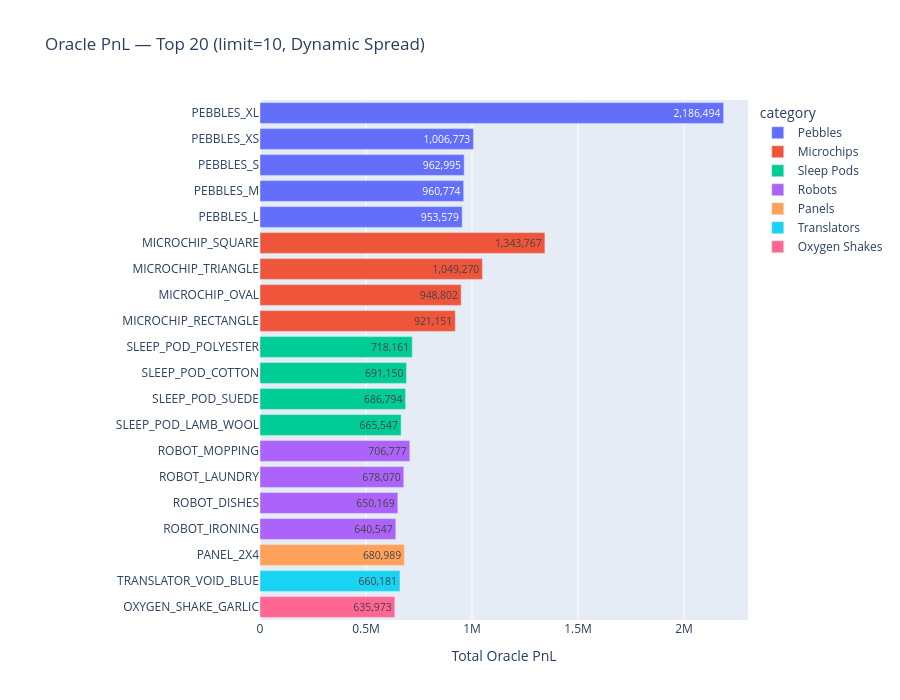

The code cell stored with this chart in its notebook:
### Code cell
# ── Comprehensive Statistical Matrix Suite ───────────────────────────────────

# Dictionary to store all matrix types
market_stats = {
    "returns_corr": {},
    "returns_cov":  {},
    "price_corr":   {},
    "autocorr_lag": {}
}

# 1. Category-Specific Matrices
for category, products in CATEGORIES.items():
    # Pivot for price and returns
    cat_df = df_total[df_total['product'].isin(products)].pivot_table(
        index=['day', 'timestamp'], columns='product', values='mid_price'
    ).sort_index()
    
    cat_returns = cat_df.pct_change().dropna()

    if cat_returns.empty:
        continue

    # Standard Return Matrices (Best for Alpha)
    market_stats["returns_corr"][category] = cat_returns.corr()
    market_stats["returns_cov"][category]  = cat_returns.cov()
    
    # Price Correlation (Best for identifying hard-pegs or co-integration)
    market_stats["price_corr"][category] = cat_df.corr()

    # Autocorrelation Matrix (Diagonal = self-lag, Off-diagonal = Lead/Lag)
    # This shows if Product A's move now predicts Product B's move in 1 tick
    lagged_returns = cat_returns.shift(1)
    cross_autocorr = cat_returns.corrwith(lagged_returns) 
    market_stats["autocorr_lag"][category] = cross_autocorr

# 2. Master Cross-Category Correlation Matrix
# This helps identify if 'Robots' are actually correlated with 'Microchips'
master_pivot = df_total.pivot_table(
    index=['day', 'timestamp'], columns='product', values='mid_price'
).pct_change().dropna()

master_corr = master_pivot.corr()

# ── Visualization: Master Heatmap ─────────────────────────────────────────────
fig_master = px.imshow(
    master_corr,
    title="Master Market Correlation Matrix (All Products)",
    color_continuous_scale='RdBu_r',
    zmin=-1, zmax=1,
    height=1000, width=1000
)
fig_master.update_layout(margin=dict(l=150, r=10, b=150, t=50))
fig_master.show()

# ── Summary Analysis Function ────────────────────────────────────────────────
def get_top_relationships(matrix, n=5):
    """Flattens a matrix to find the strongest non-diagonal relationships."""
    upper_tri = matrix.where(np.triu(np.ones(matrix.shape), k=1).astype(bool))
    flat = upper_tri.unstack().dropna().sort_values(ascending=False)
    return flat

print("\n" + "="*60)
print(" TOP 5 HIGHLY CORRELATED PAIRS (MARKET-WIDE)")
print("="*60)
print(get_top_relationships(master_corr).head(5))

print("\n" + "="*60)
print(" TOP 5 MEAN-REVERTING CANDIDATES (Strongest Negative Autocorr)")
print("="*60)
# Flattening the autocorrelation series
all_autocorr = pd.concat(market_stats["autocorr_lag"].values()).sort_values()
print(all_autocorr.head(5))

### Figure 1 — Plotly figure (JSON) as saved in the notebook; plotly's stock layout.template omitted (floating-point values rounded to 4 significant figures)
{"data": [{"hovertemplate": "category=Pebbles<br>Total Oracle PnL=%{x}<br>=%{y}<extra></extra>", "legendgroup": "Pebbles", "marker": {"color": "#636efa", "pattern": {"shape": ""}}, "name": "Pebbles", "orientation": "h", "showlegend": true, "textposition": "auto", "texttemplate": "%{x:,.0f}", "type": "bar", "x": [2186000.0, 1007000.0, 963000.0, 960800.0, 953600.0], "xaxis": "x", "y": ["PEBBLES_XL", "PEBBLES_XS", "PEBBLES_S", "PEBBLES_M", "PEBBLES_L"], "yaxis": "y"}, {"hovertemplate": "category=Microchips<br>Total Oracle PnL=%{x}<br>=%{y}<extra></extra>", "legendgroup": "Microchips", "marker": {"color": "#EF553B", "pattern": {"shape": ""}}, "name": "Microchips", "orientation": "h", "showlegend": true, "textposition": "auto", "texttemplate": "%{x:,.0f}", "type": "bar", "x": [1344000.0, 1049000.0, 948800.0, 921200.0], "xaxis": "x", "y": ["MICROCHIP_SQUARE", "MICROCHIP_TRIANGLE", "MICROCHIP_OVAL", "MICROCHIP_RECTANGLE"], "yaxis": "y"}, {"hovertemplate": "category=Sleep Pods<br>Total Oracle PnL=%{x}<br>=%{y}<extra></extra>", "legendgroup": "Sleep Pods", "marker": {"color": "#00cc96", "pattern": {"shape": ""}}, "name": "Sleep Pods", "orientation": "h", "showlegend": true, "textposition": "auto", "texttemplate": "%{x:,.0f}", "type": "bar", "x": [718200.0, 691200.0, 686800.0, 665500.0], "xaxis": "x", "y": ["SLEEP_POD_POLYESTER", "SLEEP_POD_COTTON", "SLEEP_POD_SUEDE", "SLEEP_POD_LAMB_WOOL"], "yaxis": "y"}, {"hovertemplate": "category=Robots<br>Total Oracle PnL=%{x}<br>=%{y}<extra></extra>", "legendgroup": "Robots", "marker": {"color": "#ab63fa", "pattern": {"shape": ""}}, "name": "Robots", "orientation": "h", "showlegend": true, "textposition": "auto", "texttemplate": "%{x:,.0f}", "type": "bar", "x": [706800.0, 678100.0, 650200.0, 640500.0], "xaxis": "x", "y": ["ROBOT_MOPPING", "ROBOT_LAUNDRY", "ROBOT_DISHES", "ROBOT_IRONING"], "yaxis": "y"}, {"hovertemplate": "category=Panels<br>Total Oracle PnL=%{x}<br>=%{y}<extra></extra>", "legendgroup": "Panels", "marker": {"color": "#FFA15A", "pattern": {"shape": ""}}, "name": "Panels", "orientation": "h", "showlegend": true, "textposition": "auto", "texttemplate": "%{x:,.0f}", "type": "bar", "x": [681000.0], "xaxis": "x", "y": ["PANEL_2X4"], "yaxis": "y"}, {"hovertemplate": "category=Translators<br>Total Oracle PnL=%{x}<br>=%{y}<extra></extra>", "legendgroup": "Translators", "marker": {"color": "#19d3f3", "pattern": {"shape": ""}}, "name": "Translators", "orientation": "h", "showlegend": true, "textposition": "auto", "texttemplate": "%{x:,.0f}", "type": "bar", "x": [660200.0], "xaxis": "x", "y": ["TRANSLATOR_VOID_BLUE"], "yaxis": "y"}, {"hovertemplate": "category=Oxygen Shakes<br>Total Oracle PnL=%{x}<br>=%{y}<extra></extra>", "legendgroup": "Oxygen Shakes", "marker": {"color": "#FF6692", "pattern": {"shape": ""}}, "name": "Oxygen Shakes", "orientation": "h", "showlegend": true, "textposition": "auto", "texttemplate": "%{x:,.0f}", "type": "bar", "x": [636000.0], "xaxis": "x", "y": ["OXYGEN_SHAKE_GARLIC"], "yaxis": "y"}], "layout": {"barmode": "relative", "height": 700, "legend": {"title": {"text": "category"}, "tracegroupgap": 0}, "margin": {"l": 260}, "title": {"text": "Oracle PnL — Top 20 (limit=10, Dynamic Spread)"}, "xaxis": {"anchor": "y", "domain": [0, 1], "title": {"text": "Total Oracle PnL"}}, "yaxis": {"anchor": "x", "autorange": "reversed", "domain": [0, 1], "title": {"text": ""}}}}
